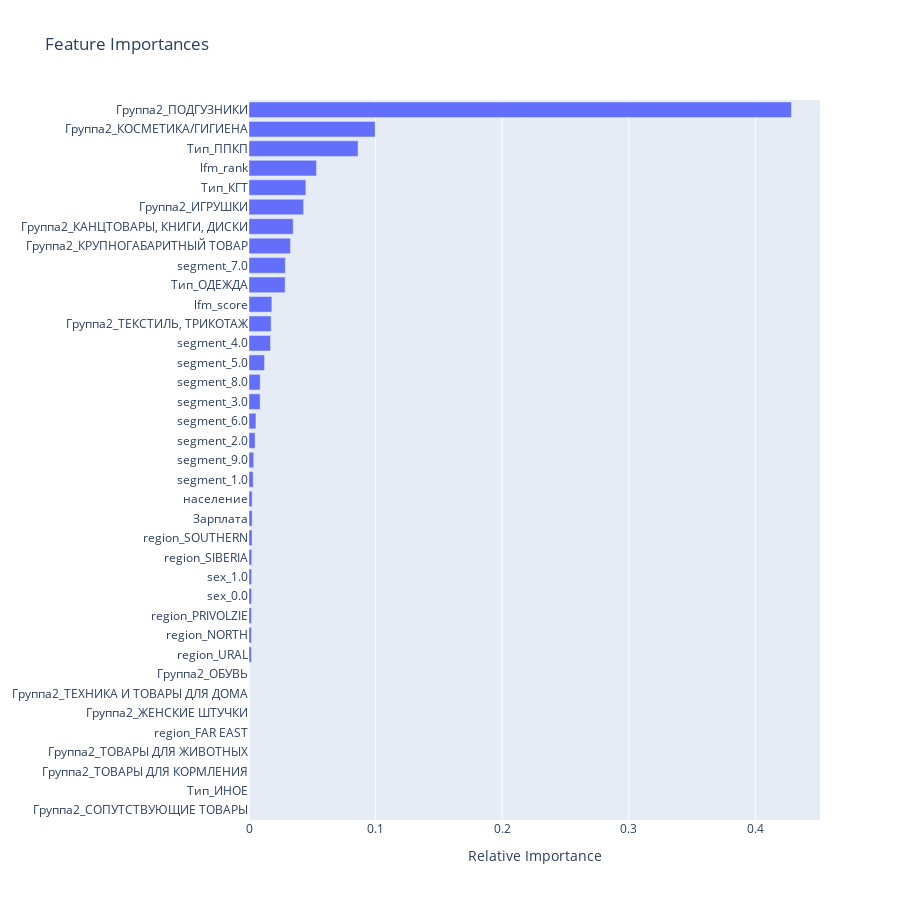

Notebook source saved alongside this figure:
### Markdown cell above
## Посмотрим на feature importance

### Code cell
import plotly.graph_objects as go

features = X_train.columns
importances = xgb_model.feature_importances_
indices = np.argsort(importances)


fig = go.Figure(go.Bar(
            x=importances[indices],
            y=[features[i] for i in indices],
            orientation='h',

            ))

fig.update_layout(
    autosize=False,
    width=900,
    height=900,
    title='Feature Importances',
    xaxis_title='Relative Importance'
    )

fig.show()

### Figure 1 — Plotly figure (JSON) as saved in the notebook; plotly's stock layout.template omitted (floating-point values rounded to 4 significant figures)
{"data": [{"orientation": "h", "type": "bar", "x": [0, 0, 0, 0, 0, 0, 0, 0, 0.001908, 0.001952, 0.001983, 0.002014, 0.002049, 0.002182, 0.002408, 0.002474, 0.00251, 0.003284, 0.003703, 0.004826, 0.005483, 0.008768, 0.008863, 0.01227, 0.01702, 0.0175, 0.01806, 0.02856, 0.02871, 0.03276, 0.03491, 0.04314, 0.04495, 0.05335, 0.08616, 0.09967, 0.4285], "y": ["Группа2_СОПУТСТВУЮЩИЕ ТОВАРЫ", "Тип_ИНОЕ", "Группа2_ТОВАРЫ ДЛЯ КОРМЛЕНИЯ", "Группа2_ТОВАРЫ ДЛЯ ЖИВОТНЫХ", "region_FAR EAST", "Группа2_ЖЕНСКИЕ ШТУЧКИ", "Группа2_ТЕХНИКА И ТОВАРЫ ДЛЯ ДОМА", "Группа2_ОБУВЬ", "region_URAL", "region_NORTH", "region_PRIVOLZIE", "sex_0.0", "sex_1.0", "region_SIBERIA", "region_SOUTHERN", "Зарплата", "население", "segment_1.0", "segment_9.0", "segment_2.0", "segment_6.0", "segment_3.0", "segment_8.0", "segment_5.0", "segment_4.0", "Группа2_ТЕКСТИЛЬ, ТРИКОТАЖ", "lfm_score", "Тип_ОДЕЖДА", "segment_7.0", "Группа2_КРУПНОГАБАРИТНЫЙ ТОВАР", "Группа2_КАНЦТОВАРЫ, КНИГИ, ДИСКИ", "Группа2_ИГРУШКИ", "Тип_КГТ", "lfm_rank", "Тип_ППКП", "Группа2_КОСМЕТИКА/ГИГИЕНА", "Группа2_ПОДГУЗНИКИ"]}], "layout": {"autosize": false, "height": 900, "title": {"text": "Feature Importances"}, "width": 900, "xaxis": {"autorange": true, "range": [0, 0.4511], "title": {"text": "Relative Importance"}, "type": "linear"}, "yaxis": {"autorange": true, "range": [-0.5, 36.5], "type": "category"}}}
